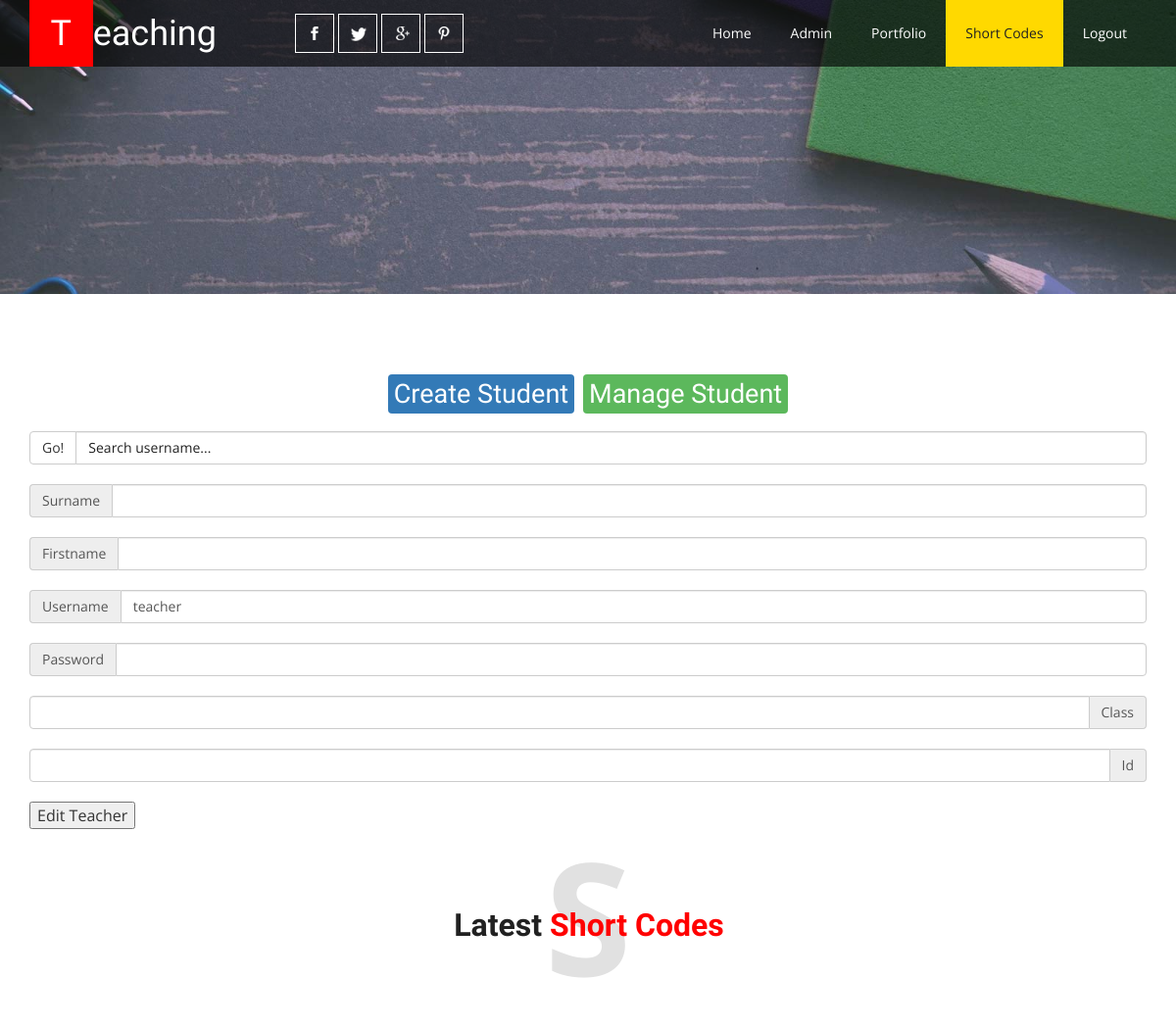
Before: /edit_teacher.php?passkey=teacher (signed in, upper part) with the older database file.
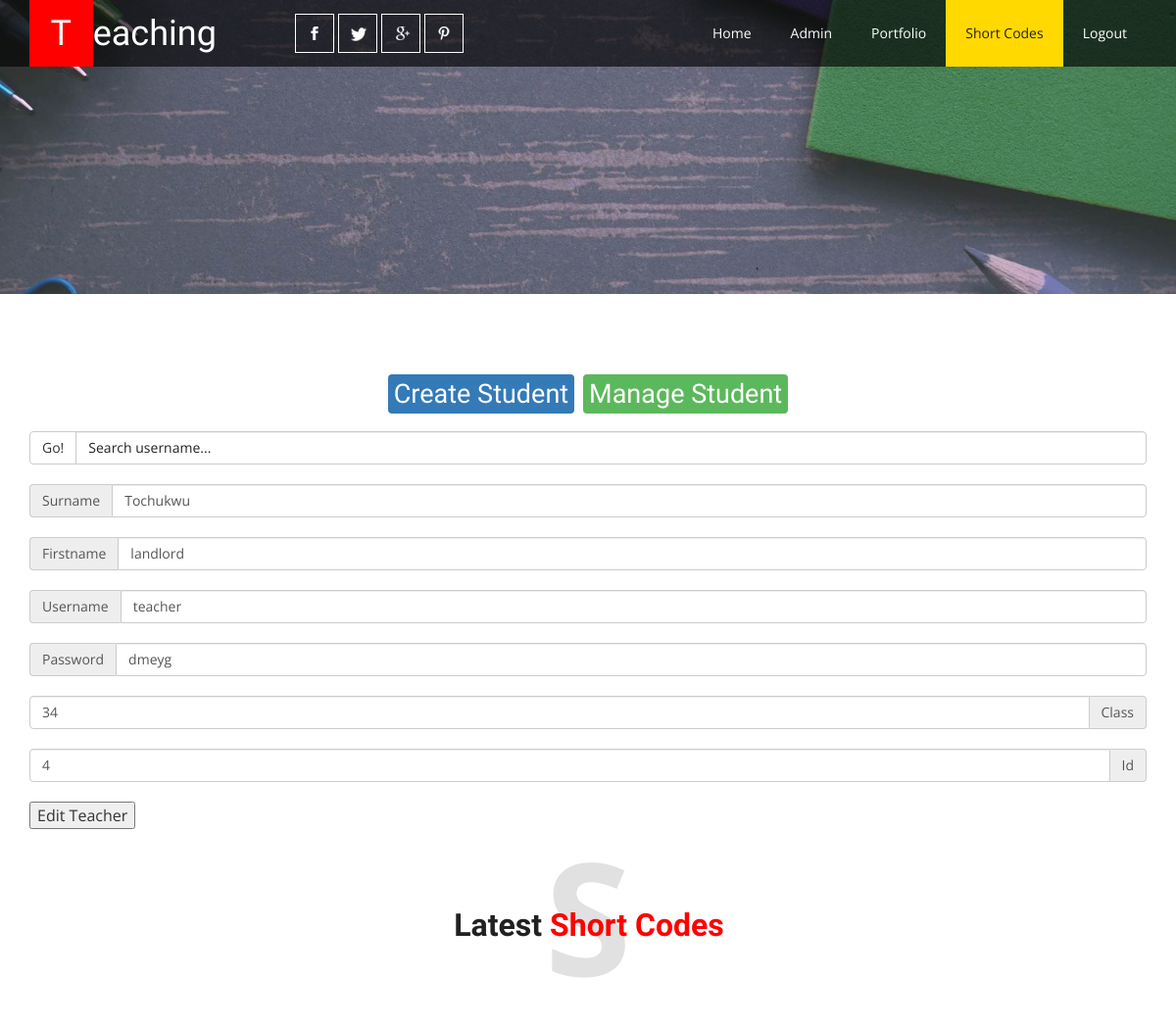
After: the same page with the newer database file.
### tables this page shows
CREATE TABLE `teacher` (
  `t_id` int(11) NOT NULL,
  `surname` text NOT NULL,
  `fname` text NOT NULL,
  `username` text NOT NULL,
  `t_pwd` varchar(40) NOT NULL,
  `dateregister` date DEFAULT NULL,
  `date_last_visit` date DEFAULT NULL,
  `class_id` int(11) NOT NULL
);

### edit_teacher.php (the view, shortened to what this page needs)
<?php require("includes/credentials.php") ?>
<?php
   if(isset($_GET["passkey"])){
   	$search = $_GET["passkey"];
   	$query = "SELECT*FROM teacher WHERE username = '{$search}'";
   	$result = mysqli_query($connection, $query);
   	$result_set = mysqli_fetch_array($result);
   	$sname = $result_set['surname'];
   	$fname = $result_set['fname'];
   	$ppword = $result_set['t_pwd'];
   	$class = $result_set['class_id'];
   	$sid = $result_set['t_id'];
      }
?>
<!DOCTYPE html>
<html>
<head>
<link href="css/bootstrap.css" rel="stylesheet" type="text/css" media="all" />
<link href="css/style.css" rel="stylesheet" type="text/css" media="all" />
</head>
<body>
	<div class="banner1">
		<div class="header">
			<div class="container">
				<nav class="navbar navbar-default">
					<div class="navbar-header navbar-left">
						<h1><a class="navbar-brand" href="index.html"><span>T</span>eaching</a></h1>
					</div>
					<div class="collapse navbar-collapse navbar-right" id="bs-example-navbar-collapse-1">
						<nav class="menu menu--shylock">
							<div class="agileinfo_social_icons">
								<ul class="agileinfo_social_icons1">
									<li><a href="#" class="facebook"></a></li>
									<li><a href="#" class="twitter"></a></li>
									<li><a href="#" class="google"></a></li>
									<li><a href="#" class="pinterest"></a></li>
								</ul>
							</div>
							<ul class="nav navbar-nav">
								<li><a href="index.html" class="hvr-bounce-to-bottom">Home</a></li>
								<li><a href="dashboard.php" class="hvr-bounce-to-bottom">Admin</a></li>
								<li><a href="portfolio.html" class="hvr-bounce-to-bottom">Portfolio</a></li>
								<li class="active"><a href="short-codes.html">Short Codes</a></li>
								<li><a href="logout.php" class="hvr-bounce-to-bottom">Logout</a></li>
							</ul>
						</nav>
					</div>
				</nav>
			</div>
		</div>
	</div>
	<div class="typo">
		<div class="container">
                 <h1 style="text-align: center;margin-bottom: 20px;">
					<a href="nav_teacher.php"><span class="label label-primary">Create Student</span></a>
					<a href="edit_teacher.php"><span class="label label-success">Manage Student</span></a>
				</h1>
                  <form>
                   <div class="input-group">
						<span class="input-group-btn">
							<input type="submit" value="Go!" class="btn btn-default" >Go!</input>
						</span>
						<input type="text" class="form-control" value="" name="passkey" placeholder="Search username...">
					</div>
                    </form>
			<form action="edit_teacher.php"  method="POST">
			<div class="input-group">
				<span class="input-group-addon" id="basic-addon1">Surname</span>
				<input type="text" class="form-control" name="sname"
				value="<?php if(isset($sname)){echo $sname;} ?>"
				 aria-describedby="basic-addon1">
			</div>
			<div class="input-group">
				<span class="input-group-addon" id="basic-addon1">Firstname</span>
				<input type="text" class="form-control" name="fname"
				value="<?php if(isset($fname)){echo $fname;}?>"
				 aria-describedby="basic-addon1">
			</div>
			<div class="input-group">
				<span class="input-group-addon" id="basic-addon1">Username</span>
				<input type="text" class="form-control" name="usrname"
				value="<?php if(isset($search)){echo $search;}?>"
				 aria-describedby="basic-addon1">
			</div>
			<div class="input-group">
				<span class="input-group-addon" id="basic-addon1">Password</span>
				<input type="text" class="form-control" name="ppword"
				value="<?php if(isset($ppword)){echo $ppword;} ?>"
				 aria-describedby="basic-addon1">
			</div>
			<div class="input-group">
				<input type="text" class="form-control" name="class"
				value="<?php if(isset($class)){echo $class;} ?>"
				 aria-describedby="basic-addon2">
				<span class="input-group-addon" id="basic-addon2">Class</span>
			</div>
			<div class="input-group">
				<input type="text" class="form-control" name="sid"
				value="<?php if(isset($sid)){echo $sid;} ?>"
				 aria-describedby="basic-addon2">
				<span class="input-group-addon" id="basic-addon2">Id</span>
			</div>
			<input type="submit" name="submit" value="Edit Teacher">
			</form>
			<h3 class="head head1">S<span>Latest <i>Short Codes</i></span></h3>
		</div>
	</div>
</body>
</html>

Changed rows visible on the page:
added teacher: sname "Tochukwu", fname "landlord", ppword "dmeyg", class "34", sid "4"
